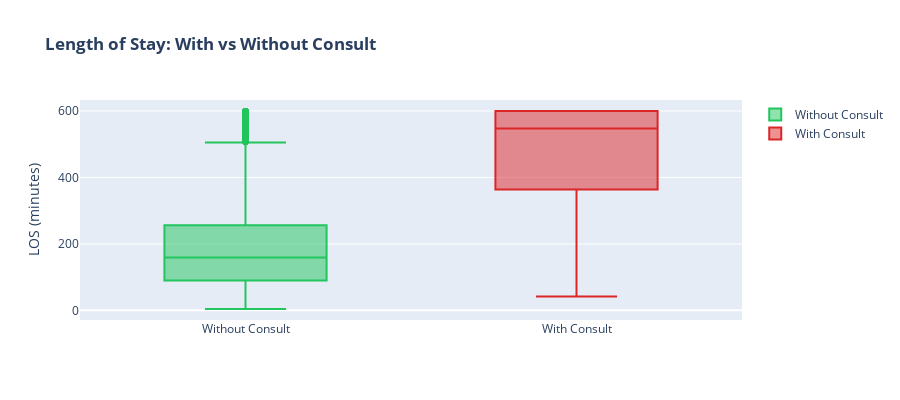

Here is the notebook cell this chart was saved with:
### Markdown cell above
## Cell 21: Visualize Consult Impact

### Code cell
# Create LOS comparison: with vs without consult
fig_consult = go.Figure()

# Box plots for LOS comparison
fig_consult.add_trace(go.Box(
    y=visits[visits['has_consult'] == 0]['los_minutes'].clip(upper=600),
    name='Without Consult',
    marker_color='#22C55E'
))

fig_consult.add_trace(go.Box(
    y=visits[visits['has_consult'] == 1]['los_minutes'].clip(upper=600),
    name='With Consult',
    marker_color='#DC2626'
))

fig_consult.update_layout(
    title='<b>Length of Stay: With vs Without Consult</b>',
    yaxis_title='LOS (minutes)',
    height=400,
    showlegend=True
)

fig_consult.show()

### Figure 1 — Plotly figure (JSON) as saved in the notebook; plotly's stock layout.template omitted (floating-point values rounded to 4 significant figures; data arrays with more than 128 entries replaced by an {"elided": "..."} marker saying what was removed)
{"data": [{"marker": {"color": "#22C55E"}, "name": "Without Consult", "type": "box", "y": {"elided": "13293 float values"}}, {"marker": {"color": "#DC2626"}, "name": "With Consult", "type": "box", "y": {"elided": "2718 float values"}}], "layout": {"height": 400, "showlegend": true, "title": {"text": "<b>Length of Stay: With vs Without Consult</b>"}, "yaxis": {"title": {"text": "LOS (minutes)"}}}}
